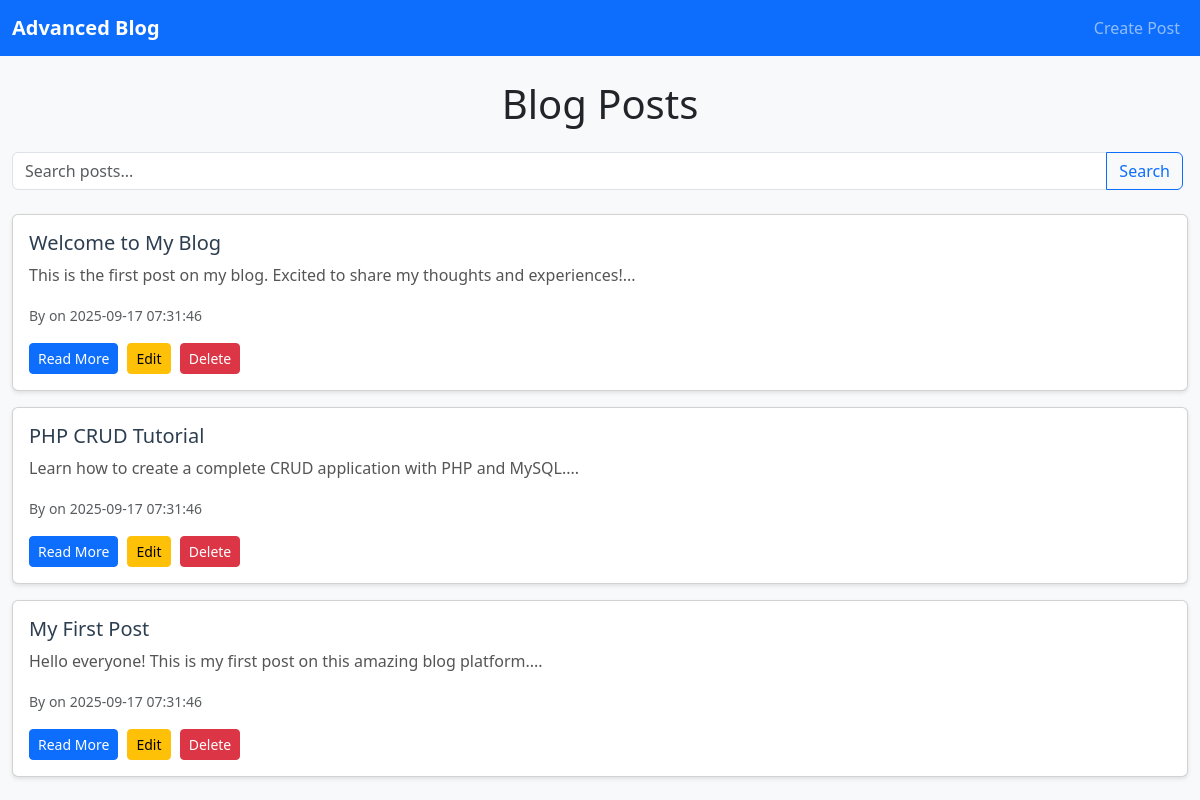
The page /blackbox_task1/index.php on the database its author committed.
### tables this page shows
CREATE TABLE IF NOT EXISTS posts (
    id INT AUTO_INCREMENT PRIMARY KEY,
    user_id INT NOT NULL,
    title VARCHAR(255) NOT NULL,
    content TEXT NOT NULL,
    created_at TIMESTAMP DEFAULT CURRENT_TIMESTAMP,
    FOREIGN KEY (user_id) REFERENCES users(id) ON DELETE CASCADE
);

### blackbox_task1/index.php (the view, shortened to what this page needs)
<?php
$host = 'localhost';
$username = 'root';
$password = '';
$database = 'blog';
$conn = new mysqli($host, $username, $password);
$sql = "CREATE DATABASE IF NOT EXISTS blog";
$conn->query($sql);
$conn->select_db($database);
$sql = "CREATE TABLE IF NOT EXISTS posts (
    id INT AUTO_INCREMENT PRIMARY KEY,
    title VARCHAR(255) NOT NULL,
    content TEXT NOT NULL,
    author VARCHAR(100) NOT NULL,
    created_at TIMESTAMP DEFAULT CURRENT_TIMESTAMP
)";
$conn->query($sql);
$search = isset($_GET['search']) ? $conn->real_escape_string($_GET['search']) : '';
$limit = 5;
$page = isset($_GET['page']) ? (int)$_GET['page'] : 1;
$offset = ($page - 1) * $limit;
$sql = "SELECT * FROM posts";
$sql .= " ORDER BY created_at DESC LIMIT $limit OFFSET $offset";
$result = $conn->query($sql);
?>
<!DOCTYPE html>
<html lang="en">
<head>
    <link href="https://cdn.jsdelivr.net/npm/bootstrap@5.3.0/dist/css/bootstrap.min.css" rel="stylesheet">
    <link rel="stylesheet" href="styles.css">
</head>
<body>
    <nav class="navbar navbar-expand-lg navbar-dark bg-primary">
        <div class="container">
            <a class="navbar-brand" href="index.php">Advanced Blog</a>
            <div class="navbar-nav ms-auto">
                <a class="nav-link" href="create.php">Create Post</a>
            </div>
        </div>
    </nav>
    <div class="container mt-4">
        <div class="row">
            <div class="col-md-12">
                <h1 class="text-center mb-4">Blog Posts</h1>
                <form method="GET" action="index.php" class="mb-4">
                    <div class="input-group">
                        <input type="text" name="search" class="form-control" placeholder="Search posts..." value="<?php echo htmlspecialchars($search); ?>">
                        <button type="submit" class="btn btn-outline-primary">Search</button>
                    </div>
                </form>
                <?php if ($result->num_rows > 0): ?>
                    <?php while($post = $result->fetch_assoc()): ?>
                        <div class="card mb-3">
                            <div class="card-body">
                                <h5 class="card-title"><?php echo htmlspecialchars($post['title']); ?></h5>
                                <p class="card-text"><?php echo substr(htmlspecialchars($post['content']), 0, 150) . '...'; ?></p>
                                <small class="text-muted">By <?php echo htmlspecialchars($post['author']); ?> on <?php echo $post['created_at']; ?></small>
                                <div class="mt-3">
                                    <a href="read.php?id=<?php echo $post['id']; ?>" class="btn btn-sm btn-primary">Read More</a>
                                    <a href="update.php?id=<?php echo $post['id']; ?>" class="btn btn-sm btn-warning">Edit</a>
                                    <a href="delete.php?id=<?php echo $post['id']; ?>" class="btn btn-sm btn-danger" onclick="return confirm('Are you sure?')">Delete</a>
                                </div>
                            </div>
                        </div>
                    <?php endwhile; ?>
                <?php else: ?>
                    <div class="alert alert-info">No posts found. <a href="create.php">Create the first post</a></div>
                <?php endif; ?>
            </div>
        </div>
    </div>
</body>
</html>

### blackbox_task1/styles.css (style rules this page uses)
body { background-color: #f8f9fa; }
.navbar-brand { font-weight: bold; }
.card { box-shadow: 0 2px 4px rgba(0,0,0,0.1); transition: transform 0.2s; }
.card-title { color: #2c3e50; }
.card-text { color: #555; }
.btn { margin-right: 5px; }
.container { max-width: 1200px; }

### rows shown on the page
posts: title "Welcome to My Blog", content "This is the first post on my blog. Excited to share my thoughts and experiences!", created_at "2025-09-17 07:31:46"
posts: title "PHP CRUD Tutorial", content "Learn how to create a complete CRUD application with PHP and MySQL.", created_at "2025-09-17 07:31:46"
posts: title "My First Post", content "Hello everyone! This is my first post on this amazing blog platform.", created_at "2025-09-17 07:31:46"
